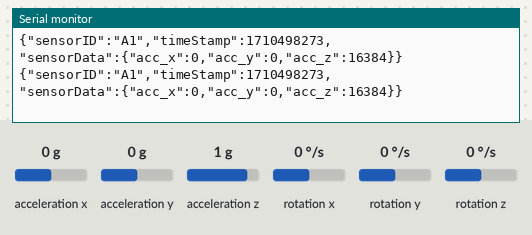
Recording of a sketch running on a simulated ESP32. Parts: the last lines printed to the serial monitor. The test bench sets the inputs (shaded band); at power-on: acceleration x 0 g, acceleration y 0 g, acceleration z 1 g, rotation x 0 °/s, rotation y 0 °/s, rotation z 0 °/s. WiFi joins after 1.5 s; servers stay silent unless stated; the local clock reads 2024-03-15 10:24:30 at power-on unless the sketch sets it; no MQTT or app messages arrive unless stated.

Above: at 3.2 s.
3.3 s: acceleration x set to -1.4 g
At 3.42 s:
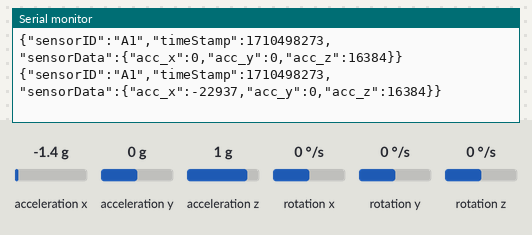
4.8 s: acceleration y set to -1.4 g
At 4.9 s:
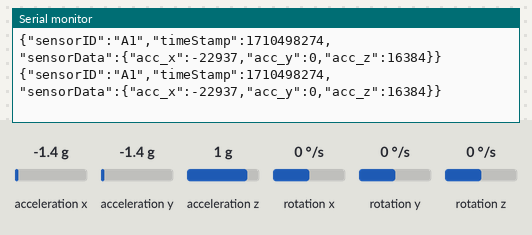
6.3 s: acceleration z set to -1.4 g
At 6.4 s:
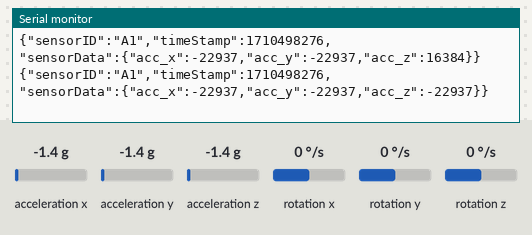

The sketch:

esp32_lsm303.ino
```cpp
/*
ESP32 with LSM303
*/

#include <Wire.h>
#include <LSM303.h>
#include <WiFi.h>
#include <MQTT.h>
#include <ArduinoJson.h>
#include "time.h"

LSM303 accelerometer;

const char ssid[] = "<Enter SSID here>";
const char pass[] = "<Enter Password here>";

// a string to hold NTP server to request epoch time
const char* ntpServer = "pool.ntp.org";

WiFiClient net;
MQTTClient client;

unsigned long lastMillis = 0;

// Get_Epoch_Time() Function that gets current epoch time
unsigned long Get_Epoch_Time() {
  time_t now;
  struct tm timeinfo;
  if (!getLocalTime(&timeinfo)) {
    //Serial.println("Failed to obtain time");
    return(0);
  }
  time(&now);
  return now;
}

void connect() {
  Serial.print("checking wifi...");
  while (WiFi.status() != WL_CONNECTED) {
    Serial.print(".");
    delay(1000);
  }

  Serial.print("\nconnecting...");
  while (!client.connect("", "", "")) {
    Serial.print(".");
    delay(1000);
  }

  Serial.println("\nconnected!");
}

void setup()
{
  Serial.begin(115200);
  Wire.begin();

  accelerometer.init();
  accelerometer.enableDefault();

  WiFi.begin(ssid, pass);

  configTime(0, 0, ntpServer);

  // For testing
  // client.begin("broker.hivemq.com", net);
  // Redback Operations MQTT server
  client.begin("34.129.191.60", net);
  connect();
}

void loop()
{
  accelerometer.read();

  // set up json object
  const int capacity = JSON_OBJECT_SIZE(400);
  StaticJsonDocument<capacity> doc;

  // Read data and store it in a json object
  doc["sensorID"] = "A1";
  doc["timeStamp"] = Get_Epoch_Time();
  JsonObject sensorData = doc.createNestedObject("sensorData");
  sensorData["acc_x"] = accelerometer.a.x;
  sensorData["acc_y"] = accelerometer.a.y;
  sensorData["acc_z"] = accelerometer.a.z;

  // serialize the json to the jsonString variable
  String jsonString;
  serializeJson(doc, jsonString);

  Serial.println(jsonString);
  delay(100);

  client.loop();
  delay(10);  // <- fixes some issues with WiFi stability

  if (!client.connected()) {
    connect();
  }

  // publish a message roughly every second.
  if (millis() - lastMillis > 1000) {
    lastMillis = millis();
    client.publish("/redback/smartbike/user/accelerometer", jsonString);
  }
}
```

Measured:
- after the input at 3.3 s, the serial monitor: prints a new line at once (image 1)
- after the input at 6.3 s, the serial monitor: prints a new line after 0.10 s (image 3)
